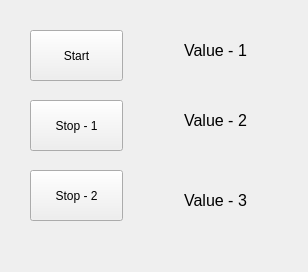
<?xml version="1.0" encoding="UTF-8"?>
<ui version="4.0">
 <class>MainWindow</class>
 <widget class="QMainWindow" name="MainWindow">
  <property name="geometry">
   <rect>
    <x>0</x>
    <y>0</y>
    <width>308</width>
    <height>272</height>
   </rect>
  </property>
  <property name="windowTitle">
   <string>MainWindow</string>
  </property>
  <widget class="QWidget" name="centralWidget">
   <widget class="QLabel" name="label_3">
    <property name="geometry">
     <rect>
      <x>160</x>
      <y>180</y>
      <width>111</width>
      <height>41</height>
     </rect>
    </property>
    <property name="font">
     <font>
      <pointsize>12</pointsize>
     </font>
    </property>
    <property name="text">
     <string>Value - 3</string>
    </property>
    <property name="alignment">
     <set>Qt::AlignCenter</set>
    </property>
   </widget>
   <widget class="QPushButton" name="pushButton_2">
    <property name="geometry">
     <rect>
      <x>30</x>
      <y>100</y>
      <width>93</width>
      <height>51</height>
     </rect>
    </property>
    <property name="text">
     <string>Stop - 1</string>
    </property>
   </widget>
   <widget class="QLabel" name="label">
    <property name="geometry">
     <rect>
      <x>160</x>
      <y>30</y>
      <width>111</width>
      <height>41</height>
     </rect>
    </property>
    <property name="font">
     <font>
      <pointsize>12</pointsize>
     </font>
    </property>
    <property name="text">
     <string>Value - 1</string>
    </property>
    <property name="alignment">
     <set>Qt::AlignCenter</set>
    </property>
   </widget>
   <widget class="QLabel" name="label_2">
    <property name="geometry">
     <rect>
      <x>160</x>
      <y>100</y>
      <width>111</width>
      <height>41</height>
     </rect>
    </property>
    <property name="font">
     <font>
      <pointsize>12</pointsize>
     </font>
    </property>
    <property name="text">
     <string>Value - 2</string>
    </property>
    <property name="alignment">
     <set>Qt::AlignCenter</set>
    </property>
   </widget>
   <widget class="QPushButton" name="pushButton_3">
    <property name="geometry">
     <rect>
      <x>30</x>
      <y>170</y>
      <width>93</width>
      <height>51</height>
     </rect>
    </property>
    <property name="text">
     <string>Stop - 2</string>
    </property>
   </widget>
   <widget class="QPushButton" name="pushButton">
    <property name="geometry">
     <rect>
      <x>30</x>
      <y>30</y>
      <width>93</width>
      <height>51</height>
     </rect>
    </property>
    <property name="text">
     <string>Start</string>
    </property>
   </widget>
  </widget>
 </widget>
 <layoutdefault spacing="6" margin="11"/>
 <resources/>
 <connections/>
</ui>
